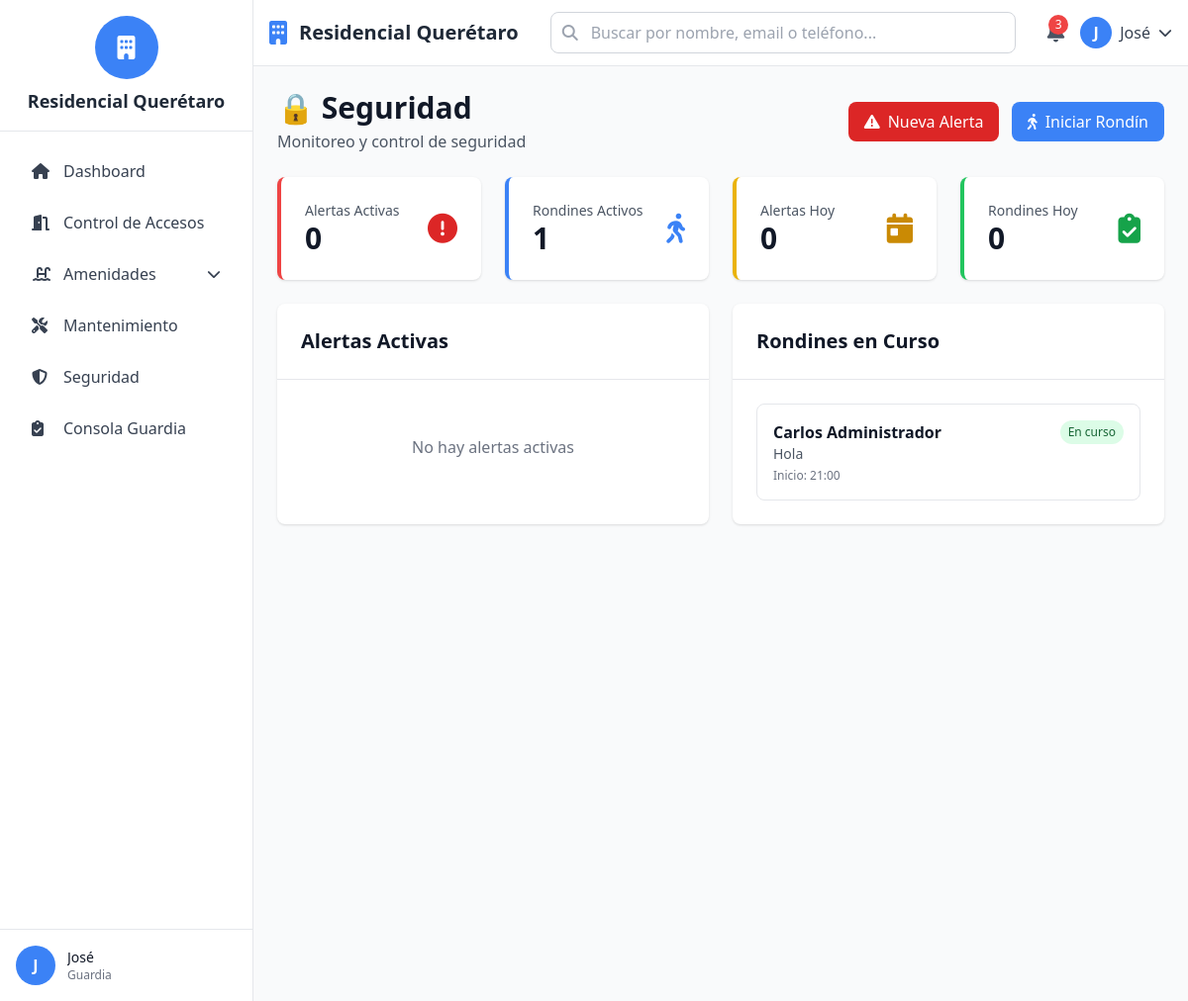
/security (signed in), run on the app's committed database.
### tables this page shows
CREATE TABLE IF NOT EXISTS system_settings (
    id INT AUTO_INCREMENT PRIMARY KEY,
    setting_key VARCHAR(100) UNIQUE NOT NULL,
    setting_value TEXT,
    setting_type ENUM('text', 'number', 'boolean', 'json', 'file') DEFAULT 'text',
    description VARCHAR(255),
    updated_at TIMESTAMP DEFAULT CURRENT_TIMESTAMP ON UPDATE CURRENT_TIMESTAMP,
    INDEX idx_setting_key (setting_key)
);

CREATE TABLE IF NOT EXISTS security_patrols (
    id INT AUTO_INCREMENT PRIMARY KEY,
    guard_id INT NOT NULL,
    patrol_start TIMESTAMP NOT NULL,
    patrol_end TIMESTAMP,
    route TEXT,
    incidents_found TEXT,
    notes TEXT,
    status ENUM('in_progress', 'completed') DEFAULT 'in_progress',
    created_at TIMESTAMP DEFAULT CURRENT_TIMESTAMP,
    FOREIGN KEY (guard_id) REFERENCES users(id) ON DELETE CASCADE,
    INDEX idx_guard_id (guard_id),
    INDEX idx_patrol_start (patrol_start)
);

CREATE TABLE IF NOT EXISTS users (
    id INT AUTO_INCREMENT PRIMARY KEY,
    username VARCHAR(50) UNIQUE NOT NULL,
    email VARCHAR(100) UNIQUE NOT NULL,
    password VARCHAR(255) NOT NULL,
    role ENUM('superadmin', 'administrador', 'guardia', 'residente') DEFAULT 'residente',
    first_name VARCHAR(100) NOT NULL,
    last_name VARCHAR(100) NOT NULL,
    phone VARCHAR(20),
    photo VARCHAR(255),
    status ENUM('active', 'inactive', 'blocked') DEFAULT 'active',
    created_at TIMESTAMP DEFAULT CURRENT_TIMESTAMP,
    updated_at TIMESTAMP DEFAULT CURRENT_TIMESTAMP ON UPDATE CURRENT_TIMESTAMP,
    last_login TIMESTAMP NULL,
    INDEX idx_role (role),
    INDEX idx_status (status),
    INDEX idx_email (email)
);

### app/views/security/index.php (the view, shortened to what the rows shown need)
<?php require_once APP_PATH . '/views/layouts/header.php'; ?>
<div class="flex h-screen overflow-hidden">
    <?php require_once APP_PATH . '/views/layouts/sidebar.php'; ?>
    <div class="flex-1 flex flex-col overflow-hidden">
        <?php require_once APP_PATH . '/views/layouts/navbar.php'; ?>
        <main class="flex-1 overflow-y-auto bg-gray-50 p-6">
            <div class="mb-6 flex justify-between items-center">
                <div>
                    <h1 class="text-3xl font-bold text-gray-900">🔒 Seguridad</h1>
                    <p class="text-gray-600 mt-1">Monitoreo y control de seguridad</p>
                </div>
                <div class="space-x-2">
                    <a href="<?php echo BASE_URL; ?>/security/createAlert" class="inline-flex items-center px-4 py-2 bg-red-600 text-white rounded-lg hover:bg-red-700">
                        <i class="fas fa-exclamation-triangle mr-2"></i> Nueva Alerta
                    </a>
                    <button onclick="document.getElementById('patrolModal').classList.remove('hidden')"
                            class="inline-flex items-center px-4 py-2 bg-blue-600 text-white rounded-lg hover:bg-blue-700">
                        <i class="fas fa-walking mr-2"></i> Iniciar Rondín
                    </button>
                </div>
            </div>
            <div class="grid grid-cols-1 md:grid-cols-4 gap-6 mb-6">
                <div class="bg-white rounded-lg shadow p-6 border-l-4 border-red-500">
                    <div class="flex items-center justify-between">
                        <div>
                            <p class="text-sm text-gray-600">Alertas Activas</p>
                            <p class="text-3xl font-bold text-gray-900"><?php echo $stats['active_alerts']; ?></p>
                        </div>
                        <i class="fas fa-exclamation-circle text-red-600 text-3xl"></i>
                    </div>
                </div>
                <div class="bg-white rounded-lg shadow p-6 border-l-4 border-blue-500">
                    <div class="flex items-center justify-between">
                        <div>
                            <p class="text-sm text-gray-600">Rondines Activos</p>
                            <p class="text-3xl font-bold text-gray-900"><?php echo $stats['active_patrols']; ?></p>
                        </div>
                        <i class="fas fa-walking text-blue-600 text-3xl"></i>
                    </div>
                </div>
                <div class="bg-white rounded-lg shadow p-6 border-l-4 border-yellow-500">
                    <div class="flex items-center justify-between">
                        <div>
                            <p class="text-sm text-gray-600">Alertas Hoy</p>
                            <p class="text-3xl font-bold text-gray-900"><?php echo $stats['alerts_today']; ?></p>
                        </div>
                        <i class="fas fa-calendar-day text-yellow-600 text-3xl"></i>
                    </div>
                </div>
                <div class="bg-white rounded-lg shadow p-6 border-l-4 border-green-500">
                    <div class="flex items-center justify-between">
                        <div>
                            <p class="text-sm text-gray-600">Rondines Hoy</p>
                            <p class="text-3xl font-bold text-gray-900"><?php echo $stats['patrols_today']; ?></p>
                        </div>
                        <i class="fas fa-clipboard-check text-green-600 text-3xl"></i>
                    </div>
                </div>
            </div>
            <div class="grid grid-cols-1 lg:grid-cols-2 gap-6">
                <div class="bg-white rounded-lg shadow">
                    <div class="p-6 border-b">
                        <h2 class="text-xl font-bold text-gray-900">Alertas Activas</h2>
                    </div>
                    <div class="p-6">
                        <?php if (empty($alerts)): ?>
                            <p class="text-gray-500 text-center py-8">No hay alertas activas</p>
                        <?php endif; ?>
                    </div>
                </div>
                <div class="bg-white rounded-lg shadow">
                    <div class="p-6 border-b">
                        <h2 class="text-xl font-bold text-gray-900">Rondines en Curso</h2>
                    </div>
                    <div class="p-6">
                        <?php if (empty($patrols)): ?>
                            <p class="text-gray-500 text-center py-8">No hay rondines activos</p>
                        <?php else: ?>
                            <div class="space-y-4">
                                <?php foreach ($patrols as $patrol): ?>
                                    <div class="border rounded-lg p-4">
                                        <div class="flex justify-between items-start">
                                            <div>
                                                <p class="font-semibold text-gray-900">
                                                    <?php echo $patrol['first_name'] . ' ' . $patrol['last_name']; ?>
                                                </p>
                                                <p class="text-sm text-gray-600"><?php echo htmlspecialchars($patrol['route']); ?></p>
                                                <p class="text-xs text-gray-500 mt-1">
                                                    Inicio: <?php echo date('H:i', strtotime($patrol['patrol_start'])); ?>
                                                </p>
                                            </div>
                                            <span class="px-2 py-1 text-xs rounded-full bg-green-100 text-green-800">
                                                En curso
                                            </span>
                                        </div>
                                    </div>
                                <?php endforeach; ?>
                            </div>
                        <?php endif; ?>
                    </div>
                </div>
            </div>
        </main>
    </div>
</div>
<?php require_once APP_PATH . '/views/layouts/footer.php'; ?>

### app/views/layouts/sidebar.php (shortened to what the rows shown need)
<aside id="sidebar" class="fixed lg:static inset-y-0 left-0 z-50 w-64 bg-white border-r transform -translate-x-full lg:translate-x-0 transition-transform duration-300 ease-in-out">
    <div class="h-full flex flex-col">
        <?php
        $db = Database::getInstance()->getConnection();
        $stmt = $db->query("SELECT setting_value FROM system_settings WHERE setting_key = 'site_logo'");
        $logoRow = $stmt->fetch();
        $siteLogo = $logoRow ? $logoRow['setting_value'] : null;
        $stmt = $db->query("SELECT setting_value FROM system_settings WHERE setting_key = 'site_name'");
        $nameRow = $stmt->fetch();
        $siteName = $nameRow ? $nameRow['setting_value'] : SITE_NAME;
        ?>
        <div class="p-4 border-b hidden lg:block">
            <div class="flex flex-col items-center text-center">
                <?php if ($siteLogo && file_exists($siteLogo)): ?>
                    <img src="<?php echo BASE_URL; ?>/<?php echo htmlspecialchars($siteLogo); ?>"
                         alt="Logo" class="h-16 object-contain mb-2">
                <?php else: ?>
                    <div class="inline-flex items-center justify-center w-16 h-16 bg-blue-600 rounded-full mb-2">
                        <i class="fas fa-building text-white text-2xl"></i>
                    </div>
                <?php endif; ?>
                <span class="text-lg font-bold text-gray-800"><?php echo htmlspecialchars($siteName); ?></span>
            </div>
        </div>
        <nav class="flex-1 overflow-y-auto p-4">
            <ul class="space-y-1">
                <?php if ($_SESSION['role'] !== 'proveedor'): ?>
                <li>
                    <a href="<?php echo BASE_URL; ?>/dashboard" class="sidebar-item flex items-center space-x-3 px-4 py-3 text-gray-700 rounded-lg hover:bg-blue-50 transition">
                        <i class="fas fa-home w-5"></i>
                        <span>Dashboard</span>
                    </a>
                </li>
                <?php endif; ?>
                <?php if (in_array($_SESSION['role'], ['superadmin', 'administrador', 'guardia'])): ?>
                <li>
                    <a href="<?php echo BASE_URL; ?>/access" class="sidebar-item flex items-center space-x-3 px-4 py-3 text-gray-700 rounded-lg hover:bg-blue-50 transition">
                        <i class="fas fa-door-open w-5"></i>
                        <span>Control de Accesos</span>
                    </a>
                </li>
                <?php endif; ?>
                <?php if ($_SESSION['role'] !== 'proveedor'): ?>
                <li>
                    <button onclick="toggleSubmenu('amenities-submenu')" class="sidebar-item flex items-center justify-between w-full px-4 py-3 text-gray-700 rounded-lg hover:bg-blue-50 transition">
                        <div class="flex items-center space-x-3">
                            <i class="fas fa-swimming-pool w-5"></i>
                            <span>Amenidades</span>
                        </div>
                        <i class="fas fa-chevron-down text-sm" id="amenities-submenu-icon"></i>
                    </button>
                </li>
                <li>
                    <a href="<?php echo BASE_URL; ?>/maintenance" class="sidebar-item flex items-center space-x-3 px-4 py-3 text-gray-700 rounded-lg hover:bg-blue-50 transition">
                        <i class="fas fa-tools w-5"></i>
                        <span>Mantenimiento</span>
                    </a>
                </li>
                <?php endif; ?>
                <?php if (in_array($_SESSION['role'], ['superadmin', 'administrador', 'guardia'])): ?>
                <li>
                    <a href="<?php echo BASE_URL; ?>/security" class="sidebar-item flex items-center space-x-3 px-4 py-3 text-gray-700 rounded-lg hover:bg-blue-50 transition">
                        <i class="fas fa-shield-alt w-5"></i>
                        <span>Seguridad</span>
                    </a>
                </li>
                <?php endif; ?>
                <?php if ($_SESSION['role'] === 'guardia'): ?>
                <li>
                    <a href="<?php echo BASE_URL; ?>/guard" class="sidebar-item flex items-center space-x-3 px-4 py-3 text-gray-700 rounded-lg hover:bg-blue-50 transition">
                        <i class="fas fa-clipboard-check w-5"></i>
                        <span>Consola Guardia</span>
                    </a>
                </li>
                <?php endif; ?>
            </ul>
        </nav>
        <div class="p-4 border-t">
            <div class="flex items-center space-x-3">
                <div class="w-10 h-10 bg-blue-600 rounded-full flex items-center justify-center text-white font-semibold">
                    <?php echo strtoupper(substr($_SESSION['first_name'] ?? 'U', 0, 1)); ?>
                </div>
                <div class="flex-1 min-w-0">
                    <p class="text-sm font-medium text-gray-900 truncate">
                        <?php echo $_SESSION['first_name'] ?? 'Usuario'; ?>
                    </p>
                    <p class="text-xs text-gray-500 truncate">
                        <?php echo ucfirst($_SESSION['role'] ?? ''); ?>
                    </p>
                </div>
            </div>
        </div>
    </div>
</aside>

### app/views/layouts/navbar.php (shortened to what the rows shown need)
<nav class="bg-white shadow-sm border-b">
    <div class="px-4 py-3">
        <div class="flex items-center justify-between">
            <div class="flex items-center space-x-3">
                <?php
                $db = Database::getInstance()->getConnection();
                $stmt = $db->query("SELECT setting_value FROM system_settings WHERE setting_key = 'site_logo'");
                $logoRow = $stmt->fetch();
                $siteLogo = $logoRow ? $logoRow['setting_value'] : null;
                $stmt = $db->query("SELECT setting_value FROM system_settings WHERE setting_key = 'site_name'");
                $nameRow = $stmt->fetch();
                $siteName = $nameRow ? $nameRow['setting_value'] : SITE_NAME;
                if ($siteLogo && file_exists($siteLogo)):
                ?>
                    <img src="<?php echo BASE_URL; ?>/<?php echo htmlspecialchars($siteLogo); ?>"
                         alt="Logo" class="h-10 object-contain hidden lg:block">
                <?php else: ?>
                    <i class="fas fa-building text-blue-600 text-2xl hidden lg:block"></i>
                <?php endif; ?>
                <span class="text-xl font-bold text-gray-800"><?php echo htmlspecialchars($siteName); ?></span>
            </div>
            <div class="hidden md:block flex-1 max-w-xl mx-8">
                <div class="relative">
                    <input type="text" id="globalSearch"
                           placeholder="Buscar por nombre, email o teléfono..."
                           class="w-full px-4 py-2 pl-10 pr-4 border border-gray-300 rounded-lg focus:ring-2 focus:ring-blue-500 focus:border-transparent"
                           autocomplete="off">
                    <i class="fas fa-search absolute left-3 top-1/2 transform -translate-y-1/2 text-gray-400"></i>
                </div>
            </div>
            <div class="flex items-center space-x-4">
                <div class="relative">
                    <button class="text-gray-600 hover:text-gray-900 relative">
                        <span class="absolute -top-1 -right-1 bg-red-500 text-white text-xs rounded-full w-5 h-5 flex items-center justify-center">3</span>
                    </button>
                </div>
                <div class="relative group">
                    <button class="flex items-center space-x-2 text-gray-700 hover:text-gray-900">
                        <?php
                        $userPhoto = $_SESSION['user_photo'];
                        ?>
                        <?php if ($userPhoto && file_exists(PUBLIC_PATH . '/uploads/profiles/' . $userPhoto)): ?>
                            <img src="<?php echo PUBLIC_URL . '/uploads/profiles/' . htmlspecialchars($userPhoto); ?>"
                                 alt="Foto de perfil"
                                 class="w-8 h-8 rounded-full object-cover border-2 border-blue-500">
                        <?php else: ?>
                            <div class="w-8 h-8 bg-blue-600 rounded-full flex items-center justify-center text-white font-semibold">
                                <?php echo strtoupper(substr($_SESSION['first_name'] ?? 'U', 0, 1)); ?>
                            </div>
                        <?php endif; ?>
                        <span class="hidden md:block"><?php echo $_SESSION['first_name'] ?? 'Usuario'; ?></span>
                        <i class="fas fa-chevron-down text-sm"></i>
                    </button>
                </div>
            </div>
        </div>
    </div>
</nav>

### data on the page
system_settings: setting_value "Residencial Querétaro"
security_patrols: guard.first_name "Carlos", guard.last_name "Administrador", route "Hola", patrol_start "21:00"

### other printed values
substr($_SESSION['first_name'] ?? 'U', 0, 1) "J"
$_SESSION['first_name'] "José"
$_SESSION['role'] "Guardia"
$stats['active_alerts'] "0"
$stats['active_patrols'] "1"
$stats['alerts_today'] "0"
$stats['patrols_today'] "0"
